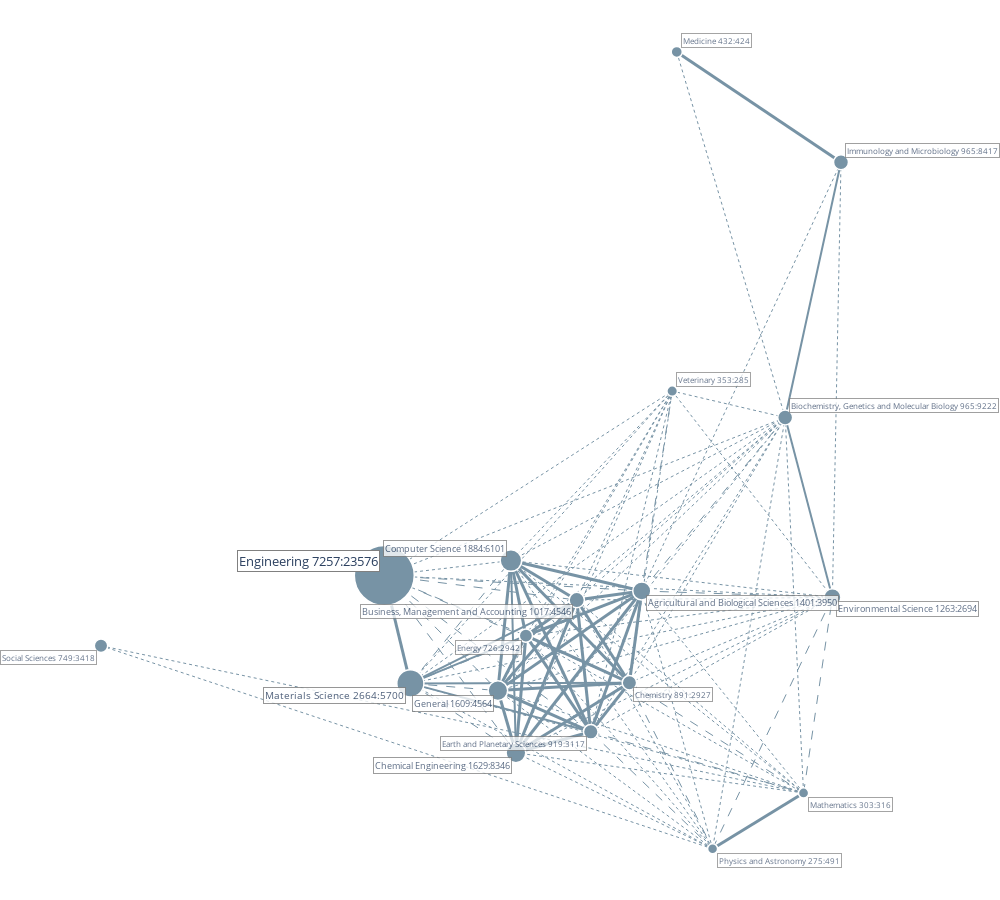

Notebook cell for this chart:
### Code cell
# grey colors: https://www.w3schools.com/colors/colors_shades.asp
from techminer2.packages.correlation.cross import NetworkMapPlot  # type: ignore

plot = (
    NetworkMapPlot()
    #
    # FIELD:
    .with_field("subject_areas")
    .having_terms_in_top(20)
    .having_terms_ordered_by("OCC")
    .having_term_occurrences_between(None, None)
    .having_term_citations_between(None, None)
    .having_terms_in(None)
    #
    # CROSS WITH:
    .with_other_field("raw_source_title")
    #
    .with_correlation_method("pearson")
    #
    # NETWORK:
    .using_spring_layout_k(0.7)
    .using_spring_layout_iterations(60)
    .using_spring_layout_seed(2)
    #
    .using_edge_colors(["#7793a5", "#7793a5", "#7793a5", "#7793a5"])
    .using_edge_similarity_threshold(0)
    .using_edge_top_n(None)
    .using_edge_widths([1, 1, 2, 3])
    #
    .using_node_colors(["#7793a5"])
    .using_node_size_range(10, 50)
    #
    .using_textfont_opacity_range(0.5, 1.0)
    .using_textfont_size_range(8, 13)
    #
    .using_xaxes_range(None, None)
    .using_yaxes_range(None, None)
    .using_axes_visible(False)
    #
    # DATABASE:
    .where_root_directory_is("../")
    .where_database_is("main")
    .where_record_years_range_is(None, None)
    .where_record_citations_range_is(None, None)
    .where_records_match(None)
    #
    .run()
).update_layout(width=1000, height=900)
plot.write_html("../reports/sec.4.2.corr_map.subject_areas.html")
plot

### Figure 1 — Plotly figure (JSON) as saved in the notebook; plotly's stock layout.template omitted (floating-point values rounded to 4 significant figures)
{"data": [{"hoverinfo": "none", "line": {"color": "#7793a5", "dash": "dash", "width": 1}, "mode": "lines", "type": "scatter", "x": [0.3655, 0.08998], "y": [0.3057, -0.02382]}, {"hoverinfo": "none", "line": {"color": "#7793a5", "dash": "dot", "width": 1}, "mode": "lines", "type": "scatter", "x": [0.3655, 0.1572], "y": [0.3057, 1]}, {"hoverinfo": "none", "line": {"color": "#7793a5", "dash": "dot", "width": 1}, "mode": "lines", "type": "scatter", "x": [0.3655, 0.1484], "y": [0.3057, 0.3558]}, {"hoverinfo": "none", "line": {"color": "#7793a5", "dash": "dot", "width": 1}, "mode": "lines", "type": "scatter", "x": [0.3655, -0.1326], "y": [0.3057, -0.1087]}, {"hoverinfo": "none", "line": {"color": "#7793a5", "dash": "dot", "width": 1}, "mode": "lines", "type": "scatter", "x": [0.3655, 0.06624], "y": [0.3057, -0.1981]}, {"hoverinfo": "none", "line": {"color": "#7793a5", "dash": "dot", "width": 1}, "mode": "lines", "type": "scatter", "x": [0.3655, -0.007978], "y": [0.3057, -0.2913]}, {"hoverinfo": "none", "line": {"color": "#7793a5", "dash": "dot", "width": 1}, "mode": "lines", "type": "scatter", "x": [0.3655, -0.03491], "y": [0.3057, -0.04103]}, {"hoverinfo": "none", "line": {"color": "#7793a5", "dash": "dot", "width": 1}, "mode": "lines", "type": "scatter", "x": [0.3655, -0.1864], "y": [0.3057, -0.2131]}, {"hoverinfo": "none", "line": {"color": "#7793a5", "dash": "dot", "width": 1}, "mode": "lines", "type": "scatter", "x": [0.3655, -0.1518], "y": [0.3057, -0.3312]}, {"hoverinfo": "none", "line": {"color": "#7793a5", "dash": "dot", "width": 1}, "mode": "lines", "type": "scatter", "x": [0.3655, -0.1613], "y": [0.3057, 0.03392]}, {"hoverinfo": "none", "line": {"color": "#7793a5", "dash": "dot", "width": 1}, "mode": "lines", "type": "scatter", "x": [0.3655, 0.226], "y": [0.3057, -0.5135]}, {"hoverinfo": "none", "line": {"color": "#7793a5", "dash": "dot", "width": 1}, "mode": "lines", "type": "scatter", "x": [0.3655, 0.4007], "y": [0.3057, -0.4075]}, {"hoverinfo": "none", "line": {"color": "#7793a5", "dash": "dot", "width": 1}, "mode": "lines", "type": "scatter", "x": [0.3655, -0.3545], "y": [0.3057, -0.1994]}, {"hoverinfo": "none", "line": {"color": "#7793a5", "dash": "dot", "width": 1}, "mode": "lines", "type": "scatter", "x": [0.3655, -0.4046], "y": [0.3057, 0.005549]}, {"hoverinfo": "none", "line": {"color": "#7793a5", "dash": "dot", "width": 1}, "mode": "lines", "type": "scatter", "x": [0.4727, 0.4561], "y": [0.7904, -0.03596]}, {"hoverinfo": "none", "line": {"color": "#7793a5", "dash": "dot", "width": 1}, "mode": "lines", "type": "scatter", "x": [0.4727, 0.08998], "y": [0.7904, -0.02382]}, {"hoverinfo": "none", "line": {"color": "#7793a5", "dash": "dash", "width": 1}, "mode": "lines", "type": "scatter", "x": [-0.007978, -0.4046], "y": [-0.2913, 0.005549]}, {"hoverinfo": "none", "line": {"color": "#7793a5", "dash": "dash", "width": 1}, "mode": "lines", "type": "scatter", "x": [-0.007978, 0.226], "y": [-0.2913, -0.5135]}, {"hoverinfo": "none", "line": {"color": "#7793a5", "dash": "dash", "width": 1}, "mode": "lines", "type": "scatter", "x": [-0.007978, 0.4007], "y": [-0.2913, -0.4075]}, {"hoverinfo": "none", "line": {"color": "#7793a5", "dash": "dot", "width": 1}, "mode": "lines", "type": "scatter", "x": [-0.007978, 0.4561], "y": [-0.2913, -0.03596]}, {"hoverinfo": "none", "line": {"color": "#7793a5", "dash": "dot", "width": 1}, "mode": "lines", "type": "scatter", "x": [-0.007978, 0.1484], "y": [-0.2913, 0.3558]}, {"hoverinfo": "none", "line": {"color": "#7793a5", "dash": "dash", "width": 1}, "mode": "lines", "type": "scatter", "x": [0.06624, -0.4046], "y": [-0.1981, 0.005549]}, {"hoverinfo": "none", "line": {"color": "#7793a5", "dash": "dash", "width": 1}, "mode": "lines", "type": "scatter", "x": [0.06624, 0.226], "y": [-0.1981, -0.5135]}, {"hoverinfo": "none", "line": {"color": "#7793a5", "dash": "dash", "width": 1}, "mode": "lines", "type": "scatter", "x": [0.06624, 0.4007], "y": [-0.1981, -0.4075]}, {"hoverinfo": "none", "line": {"color": "#7793a5", "dash": "dot", "width": 1}, "mode": "lines", "type": "scatter", "x": [0.06624, 0.4561], "y": [-0.1981, -0.03596]}, {"hoverinfo": "none", "line": {"color": "#7793a5", "dash": "dot", "width": 1}, "mode": "lines", "type": "scatter", "x": [0.06624, 0.1484], "y": [-0.1981, 0.3558]}, {"hoverinfo": "none", "line": {"color": "#7793a5", "dash": "dot", "width": 1}, "mode": "lines", "type": "scatter", "x": [-0.9487, 0.4007], "y": [-0.1279, -0.4075]}, {"hoverinfo": "none", "line": {"color": "#7793a5", "dash": "dot", "width": 1}, "mode": "lines", "type": "scatter", "x": [-0.9487, 0.226], "y": [-0.1279, -0.5135]}, {"hoverinfo": "none", "line": {"color": "#7793a5", "dash": "dash", "width": 1}, "mode": "lines", "type": "scatter", "x": [-0.1326, -0.4046], "y": [-0.1087, 0.005549]}, {"hoverinfo": "none", "line": {"color": "#7793a5", "dash": "dot", "width": 1}, "mode": "lines", "type": "scatter", "x": [-0.1326, 0.226], "y": [-0.1087, -0.5135]}, {"hoverinfo": "none", "line": {"color": "#7793a5", "dash": "dot", "width": 1}, "mode": "lines", "type": "scatter", "x": [-0.1326, 0.4007], "y": [-0.1087, -0.4075]}, {"hoverinfo": "none", "line": {"color": "#7793a5", "dash": "dot", "width": 1}, "mode": "lines", "type": "scatter", "x": [-0.1326, 0.1484], "y": [-0.1087, 0.3558]}, {"hoverinfo": "none", "line": {"color": "#7793a5", "dash": "dot", "width": 1}, "mode": "lines", "type": "scatter", "x": [-0.1326, 0.4561], "y": [-0.1087, -0.03596]}, {"hoverinfo": "none", "line": {"color": "#7793a5", "dash": "dash", "width": 1}, "mode": "lines", "type": "scatter", "x": [-0.4046, -0.03491], "y": [0.005549, -0.04103]}, {"hoverinfo": "none", "line": {"color": "#7793a5", "dash": "dash", "width": 1}, "mode": "lines", "type": "scatter", "x": [-0.4046, 0.08998], "y": [0.005549, -0.02382]}, {"hoverinfo": "none", "line": {"color": "#7793a5", "dash": "dash", "width": 1}, "mode": "lines", "type": "scatter", "x": [-0.4046, -0.1864], "y": [0.005549, -0.2131]}, {"hoverinfo": "none", "line": {"color": "#7793a5", "dash": "dash", "width": 1}, "mode": "lines", "type": "scatter", "x": [-0.4046, -0.1518], "y": [0.005549, -0.3312]}, {"hoverinfo": "none", "line": {"color": "#7793a5", "dash": "dot", "width": 1}, "mode": "lines", "type": "scatter", "x": [-0.4046, -0.1613], "y": [0.005549, 0.03392]}, {"hoverinfo": "none", "line": {"color": "#7793a5", "dash": "dot", "width": 1}, "mode": "lines", "type": "scatter", "x": [-0.4046, 0.4561], "y": [0.005549, -0.03596]}, {"hoverinfo": "none", "line": {"color": "#7793a5", "dash": "dot", "width": 1}, "mode": "lines", "type": "scatter", "x": [-0.4046, 0.1484], "y": [0.005549, 0.3558]}, {"hoverinfo": "none", "line": {"color": "#7793a5", "dash": "dash", "width": 1}, "mode": "lines", "type": "scatter", "x": [0.1484, 0.08998], "y": [0.3558, -0.02382]}, {"hoverinfo": "none", "line": {"color": "#7793a5", "dash": "dot", "width": 1}, "mode": "lines", "type": "scatter", "x": [0.1484, -0.03491], "y": [0.3558, -0.04103]}, {"hoverinfo": "none", "line": {"color": "#7793a5", "dash": "dot", "width": 1}, "mode": "lines", "type": "scatter", "x": [0.1484, -0.1864], "y": [0.3558, -0.2131]}, {"hoverinfo": "none", "line": {"color": "#7793a5", "dash": "dot", "width": 1}, "mode": "lines", "type": "scatter", "x": [0.1484, -0.1518], "y": [0.3558, -0.3312]}, {"hoverinfo": "none", "line": {"color": "#7793a5", "dash": "dot", "width": 1}, "mode": "lines", "type": "scatter", "x": [0.1484, -0.1613], "y": [0.3558, 0.03392]}, {"hoverinfo": "none", "line": {"color": "#7793a5", "dash": "dot", "width": 1}, "mode": "lines", "type": "scatter", "x": [0.1484, 0.4561], "y": [0.3558, -0.03596]}, {"hoverinfo": "none", "line": {"color": "#7793a5", "dash": "dot", "width": 1}, "mode": "lines", "type": "scatter", "x": [0.1484, -0.3545], "y": [0.3558, -0.1994]}, {"hoverinfo": "none", "line": {"color": "#7793a5", "dash": "dash", "width": 1}, "mode": "lines", "type": "scatter", "x": [0.4007, 0.4561], "y": [-0.4075, -0.03596]}, {"hoverinfo": "none", "line": {"color": "#7793a5", "dash": "dot", "width": 1}, "mode": "lines", "type": "scatter", "x": [0.4007, 0.08998], "y": [-0.4075, -0.02382]}, {"hoverinfo": "none", "line": {"color": "#7793a5", "dash": "dot", "width": 1}, "mode": "lines", "type": "scatter", "x": [0.4007, -0.03491], "y": [-0.4075, -0.04103]}, {"hoverinfo": "none", "line": {"color": "#7793a5", "dash": "dot", "width": 1}, "mode": "lines", "type": "scatter", "x": [0.4007, -0.1864], "y": [-0.4075, -0.2131]}, {"hoverinfo": "none", "line": {"color": "#7793a5", "dash": "dot", "width": 1}, "mode": "lines", "type": "scatter", "x": [0.4007, -0.1518], "y": [-0.4075, -0.3312]}, {"hoverinfo": "none", "line": {"color": "#7793a5", "dash": "dot", "width": 1}, "mode": "lines", "type": "scatter", "x": [0.4007, -0.1613], "y": [-0.4075, 0.03392]}, {"hoverinfo": "none", "line": {"color": "#7793a5", "dash": "dot", "width": 1}, "mode": "lines", "type": "scatter", "x": [0.4007, -0.3545], "y": [-0.4075, -0.1994]}, {"hoverinfo": "none", "line": {"color": "#7793a5", "dash": "dash", "width": 1}, "mode": "lines", "type": "scatter", "x": [0.226, 0.4561], "y": [-0.5135, -0.03596]}, {"hoverinfo": "none", "line": {"color": "#7793a5", "dash": "dot", "width": 1}, "mode": "lines", "type": "scatter", "x": [0.226, 0.08998], "y": [-0.5135, -0.02382]}, {"hoverinfo": "none", "line": {"color": "#7793a5", "dash": "dot", "width": 1}, "mode": "lines", "type": "scatter", "x": [0.226, -0.03491], "y": [-0.5135, -0.04103]}, {"hoverinfo": "none", "line": {"color": "#7793a5", "dash": "dot", "width": 1}, "mode": "lines", "type": "scatter", "x": [0.226, -0.1864], "y": [-0.5135, -0.2131]}, {"hoverinfo": "none", "line": {"color": "#7793a5", "dash": "dot", "width": 1}, "mode": "lines", "type": "scatter", "x": [0.226, -0.1518], "y": [-0.5135, -0.3312]}, {"hoverinfo": "none", "line": {"color": "#7793a5", "dash": "dot", "width": 1}, "mode": "lines", "type": "scatter", "x": [0.226, -0.1613], "y": [-0.5135, 0.03392]}, {"hoverinfo": "none", "line": {"color": "#7793a5", "dash": "dot", "width": 1}, "mode": "lines", "type": "scatter", "x": [0.226, -0.3545], "y": [-0.5135, -0.1994]}, {"hoverinfo": "none", "line": {"color": "#7793a5", "dash": "dash", "width": 1}, "mode": "lines", "type": "scatter", "x": [-0.3545, 0.08998], "y": [-0.1994, -0.02382]}, {"hoverinfo": "none", "line": {"color": "#7793a5", "dash": "dash", "width": 1}, "mode": "lines", "type": "scatter", "x": [-0.3545, -0.1864], "y": [-0.1994, -0.2131]}, {"hoverinfo": "none", "line": {"color": "#7793a5", "dash": "dash", "width": 1}, "mode": "lines", "type": "scatter", "x": [-0.3545, -0.1518], "y": [-0.1994, -0.3312]}, {"hoverinfo": "none", "line": {"color": "#7793a5", "dash": "dash", "width": 1}, "mode": "lines", "type": "scatter", "x": [-0.3545, -0.1613], "y": [-0.1994, 0.03392]}, {"hoverinfo": "none", "line": {"color": "#7793a5", "dash": "dot", "width": 1}, "mode": "lines", "type": "scatter", "x": [-0.3545, 0.4561], "y": [-0.1994, -0.03596]}, {"hoverinfo": "none", "line": {"color": "#7793a5", "dash": "dot", "width": 1}, "mode": "lines", "type": "scatter", "x": [-0.1613, 0.4561], "y": [0.03392, -0.03596]}, {"hoverinfo": "none", "line": {"color": "#7793a5", "dash": "dot", "width": 1}, "mode": "lines", "type": "scatter", "x": [-0.1518, 0.4561], "y": [-0.3312, -0.03596]}, {"hoverinfo": "none", "line": {"color": "#7793a5", "dash": "dot", "width": 1}, "mode": "lines", "type": "scatter", "x": [-0.1864, 0.4561], "y": [-0.2131, -0.03596]}, {"hoverinfo": "none", "line": {"color": "#7793a5", "dash": "dash", "width": 1}, "mode": "lines", "type": "scatter", "x": [0.08998, 0.4561], "y": [-0.02382, -0.03596]}, {"hoverinfo": "none", "line": {"color": "#7793a5", "dash": "dot", "width": 1}, "mode": "lines", "type": "scatter", "x": [0.4561, -0.03491], "y": [-0.03596, -0.04103]}, {"hoverinfo": "none", "line": {"color": "#7793a5", "dash": "solid", "width": 2}, "mode": "lines", "type": "scatter", "x": [0.3655, 0.4727], "y": [0.3057, 0.7904]}, {"hoverinfo": "none", "line": {"color": "#7793a5", "dash": "solid", "width": 2}, "mode": "lines", "type": "scatter", "x": [0.3655, 0.4561], "y": [0.3057, -0.03596]}, {"hoverinfo": "none", "line": {"color": "#7793a5", "dash": "solid", "width": 2}, "mode": "lines", "type": "scatter", "x": [-0.007978, -0.3545], "y": [-0.2913, -0.1994]}, {"hoverinfo": "none", "line": {"color": "#7793a5", "dash": "solid", "width": 2}, "mode": "lines", "type": "scatter", "x": [0.06624, -0.3545], "y": [-0.1981, -0.1994]}, {"hoverinfo": "none", "line": {"color": "#7793a5", "dash": "solid", "width": 2}, "mode": "lines", "type": "scatter", "x": [-0.1326, -0.3545], "y": [-0.1087, -0.1994]}, {"hoverinfo": "none", "line": {"color": "#7793a5", "dash": "solid", "width": 2}, "mode": "lines", "type": "scatter", "x": [-0.3545, -0.03491], "y": [-0.1994, -0.04103]}, {"hoverinfo": "none", "line": {"color": "#7793a5", "dash": "solid", "width": 2}, "mode": "lines", "type": "scatter", "x": [-0.1613, -0.1518], "y": [0.03392, -0.3312]}, {"hoverinfo": "none", "line": {"color": "#7793a5", "dash": "solid", "width": 3}, "mode": "lines", "type": "scatter", "x": [0.4727, 0.1572], "y": [0.7904, 1]}, {"hoverinfo": "none", "line": {"color": "#7793a5", "dash": "solid", "width": 3}, "mode": "lines", "type": "scatter", "x": [-0.007978, 0.06624], "y": [-0.2913, -0.1981]}, {"hoverinfo": "none", "line": {"color": "#7793a5", "dash": "solid", "width": 3}, "mode": "lines", "type": "scatter", "x": [-0.007978, -0.1326], "y": [-0.2913, -0.1087]}, {"hoverinfo": "none", "line": {"color": "#7793a5", "dash": "solid", "width": 3}, "mode": "lines", "type": "scatter", "x": [-0.007978, -0.03491], "y": [-0.2913, -0.04103]}, {"hoverinfo": "none", "line": {"color": "#7793a5", "dash": "solid", "width": 3}, "mode": "lines", "type": "scatter", "x": [-0.007978, -0.1864], "y": [-0.2913, -0.2131]}, {"hoverinfo": "none", "line": {"color": "#7793a5", "dash": "solid", "width": 3}, "mode": "lines", "type": "scatter", "x": [-0.007978, 0.08998], "y": [-0.2913, -0.02382]}, {"hoverinfo": "none", "line": {"color": "#7793a5", "dash": "solid", "width": 3}, "mode": "lines", "type": "scatter", "x": [-0.007978, -0.1518], "y": [-0.2913, -0.3312]}, {"hoverinfo": "none", "line": {"color": "#7793a5", "dash": "solid", "width": 3}, "mode": "lines", "type": "scatter", "x": [-0.007978, -0.1613], "y": [-0.2913, 0.03392]}, {"hoverinfo": "none", "line": {"color": "#7793a5", "dash": "solid", "width": 3}, "mode": "lines", "type": "scatter", "x": [0.06624, -0.1326], "y": [-0.1981, -0.1087]}, {"hoverinfo": "none", "line": {"color": "#7793a5", "dash": "solid", "width": 3}, "mode": "lines", "type": "scatter", "x": [0.06624, -0.03491], "y": [-0.1981, -0.04103]}, {"hoverinfo": "none", "line": {"color": "#7793a5", "dash": "solid", "width": 3}, "mode": "lines", "type": "scatter", "x": [0.06624, -0.1864], "y": [-0.1981, -0.2131]}, {"hoverinfo": "none", "line": {"color": "#7793a5", "dash": "solid", "width": 3}, "mode": "lines", "type": "scatter", "x": [0.06624, 0.08998], "y": [-0.1981, -0.02382]}, {"hoverinfo": "none", "line": {"color": "#7793a5", "dash": "solid", "width": 3}, "mode": "lines", "type": "scatter", "x": [0.06624, -0.1518], "y": [-0.1981, -0.3312]}, {"hoverinfo": "none", "line": {"color": "#7793a5", "dash": "solid", "width": 3}, "mode": "lines", "type": "scatter", "x": [0.06624, -0.1613], "y": [-0.1981, 0.03392]}, {"hoverinfo": "none", "line": {"color": "#7793a5", "dash": "solid", "width": 3}, "mode": "lines", "type": "scatter", "x": [-0.1326, -0.03491], "y": [-0.1087, -0.04103]}, {"hoverinfo": "none", "line": {"color": "#7793a5", "dash": "solid", "width": 3}, "mode": "lines", "type": "scatter", "x": [-0.1326, -0.1864], "y": [-0.1087, -0.2131]}, {"hoverinfo": "none", "line": {"color": "#7793a5", "dash": "solid", "width": 3}, "mode": "lines", "type": "scatter", "x": [-0.1326, 0.08998], "y": [-0.1087, -0.02382]}, {"hoverinfo": "none", "line": {"color": "#7793a5", "dash": "solid", "width": 3}, "mode": "lines", "type": "scatter", "x": [-0.1326, -0.1518], "y": [-0.1087, -0.3312]}, {"hoverinfo": "none", "line": {"color": "#7793a5", "dash": "solid", "width": 3}, "mode": "lines", "type": "scatter", "x": [-0.1326, -0.1613], "y": [-0.1087, 0.03392]}, {"hoverinfo": "none", "line": {"color": "#7793a5", "dash": "solid", "width": 3}, "mode": "lines", "type": "scatter", "x": [-0.4046, -0.3545], "y": [0.005549, -0.1994]}, {"hoverinfo": "none", "line": {"color": "#7793a5", "dash": "solid", "width": 3}, "mode": "lines", "type": "scatter", "x": [0.4007, 0.226], "y": [-0.4075, -0.5135]}, {"hoverinfo": "none", "line": {"color": "#7793a5", "dash": "solid", "width": 3}, "mode": "lines", "type": "scatter", "x": [-0.1613, -0.03491], "y": [0.03392, -0.04103]}, {"hoverinfo": "none", "line": {"color": "#7793a5", "dash": "solid", "width": 3}, "mode": "lines", "type": "scatter", "x": [-0.1613, -0.1864], "y": [0.03392, -0.2131]}, {"hoverinfo": "none", "line": {"color": "#7793a5", "dash": "solid", "width": 3}, "mode": "lines", "type": "scatter", "x": [-0.1613, 0.08998], "y": [0.03392, -0.02382]}, {"hoverinfo": "none", "line": {"color": "#7793a5", "dash": "solid", "width": 3}, "mode": "lines", "type": "scatter", "x": [-0.1518, -0.03491], "y": [-0.3312, -0.04103]}, {"hoverinfo": "none", "line": {"color": "#7793a5", "dash": "solid", "width": 3}, "mode": "lines", "type": "scatter", "x": [-0.1518, -0.1864], "y": [-0.3312, -0.2131]}, {"hoverinfo": "none", "line": {"color": "#7793a5", "dash": "solid", "width": 3}, "mode": "lines", "type": "scatter", "x": [-0.1518, 0.08998], "y": [-0.3312, -0.02382]}, {"hoverinfo": "none", "line": {"color": "#7793a5", "dash": "solid", "width": 3}, "mode": "lines", "type": "scatter", "x": [-0.1864, -0.03491], "y": [-0.2131, -0.04103]}, {"hoverinfo": "none", "line": {"color": "#7793a5", "dash": "solid", "width": 3}, "mode": "lines", "type": "scatter", "x": [-0.1864, 0.08998], "y": [-0.2131, -0.02382]}, {"hoverinfo": "none", "line": {"color": "#7793a5", "dash": "solid", "width": 3}, "mode": "lines", "type": "scatter", "x": [0.08998, -0.03491], "y": [-0.02382, -0.04103]}, {"hoverinfo": "text", "marker": {"color": ["#7793a5", "#7793a5", "#7793a5", "#7793a5", "#7793a5", "#7793a5", "#7793a5", "#7793a5", "#7793a5", "#7793a5", "#7793a5", "#7793a5", "#7793a5", "#7793a5", "#7793a5", "#7793a5", "#7793a5", "#7793a5"], "line": {"color": "white", "width": 1.5}, "opacity": 1, "size": [14.94, 14.94, 14.61, 14.41, 13.39, 13.23, 60, 11.12, 10.56, 10.2, 10, 27.11, 21.52, 19.7, 19.55, 18.06, 17.08, 15.31]}, "mode": "markers", "text": ["Biochemistry, Genetics and Molecular Biology 965:9222", "Immunology and Microbiology 965:8417", "Earth and Planetary Sciences 919:3117", "Chemistry 891:2927", "Social Sciences 749:3418", "Energy 726:2942", "Engineering 7257:23576", "Medicine 432:424", "Veterinary 353:285", "Mathematics 303:316", "Physics and Astronomy 275:491", "Materials Science 2664:5700", "Computer Science 1884:6101", "Chemical Engineering 1629:8346", "General 1609:4564", "Agricultural and Biological Sciences 1401:3950", "Environmental Science 1263:2694", "Business, Management and Accounting 1017:4546"], "type": "scatter", "x": [0.3655, 0.4727, -0.007978, 0.06624, -0.9487, -0.1326, -0.4046, 0.1572, 0.1484, 0.4007, 0.226, -0.3545, -0.1613, -0.1518, -0.1864, 0.08998, 0.4561, -0.03491], "y": [0.3057, 0.7904, -0.2913, -0.1981, -0.1279, -0.1087, 0.005549, 1, 0.3558, -0.4075, -0.5135, -0.1994, 0.03392, -0.3312, -0.2131, -0.02382, -0.03596, -0.04103]}], "layout": {"annotations": [{"align": "left", "font": {"size": 10}, "showarrow": false, "text": "", "x": 0.005, "xref": "paper", "y": -0.002, "yref": "paper"}, {"bgcolor": "white", "bordercolor": "grey", "font": {"size": 8.531}, "opacity": 0.7437, "showarrow": false, "text": "Business, Management and Accounting 1017:4546", "x": -0.03491, "xanchor": "right", "xshift": -4, "y": -0.04103, "yanchor": "top", "yshift": -4}, {"bgcolor": "white", "bordercolor": "grey", "font": {"size": 8.708}, "opacity": 0.7555, "showarrow": false, "text": "Environmental Science 1263:2694", "x": 0.4561, "xanchor": "left", "xshift": 4, "y": -0.03596, "yanchor": "top", "yshift": -4}, {"bgcolor": "white", "bordercolor": "grey", "font": {"size": 8.806}, "opacity": 0.762, "showarrow": false, "text": "Agricultural and Biological Sciences 1401:3950", "x": 0.08998, "xanchor": "left", "xshift": 4, "y": -0.02382, "yanchor": "top", "yshift": -4}, {"bgcolor": "white", "bordercolor": "grey", "font": {"size": 8.955}, "opacity": 0.7717, "showarrow": false, "text": "General 1609:4564", "x": -0.1864, "xanchor": "right", "xshift": -4, "y": -0.2131, "yanchor": "top", "yshift": -4}, {"bgcolor": "white", "bordercolor": "grey", "font": {"size": 8.97}, "opacity": 0.7726, "showarrow": false, "text": "Chemical Engineering 1629:8346", "x": -0.1518, "xanchor": "right", "xshift": -4, "y": -0.3312, "yanchor": "top", "yshift": -4}, {"bgcolor": "white", "bordercolor": "grey", "font": {"size": 9.152}, "opacity": 0.7844, "showarrow": false, "text": "Computer Science 1884:6101", "x": -0.1613, "xanchor": "right", "xshift": -4, "y": 0.03392, "yanchor": "bottom", "yshift": 4}, {"bgcolor": "white", "bordercolor": "grey", "font": {"size": 9.711}, "opacity": 0.8192, "showarrow": false, "text": "Materials Science 2664:5700", "x": -0.3545, "xanchor": "right", "xshift": -4, "y": -0.1994, "yanchor": "top", "yshift": -4}, {"bgcolor": "white", "bordercolor": "grey", "font": {"size": 8}, "opacity": 0.7071, "showarrow": false, "text": "Physics and Astronomy 275:491", "x": 0.226, "xanchor": "left", "xshift": 4, "y": -0.5135, "yanchor": "top", "yshift": -4}, {"bgcolor": "white", "bordercolor": "grey", "font": {"size": 8.02}, "opacity": 0.7085, "showarrow": false, "text": "Mathematics 303:316", "x": 0.4007, "xanchor": "left", "xshift": 4, "y": -0.4075, "yanchor": "top", "yshift": -4}, {"bgcolor": "white", "bordercolor": "grey", "font": {"size": 8.056}, "opacity": 0.711, "showarrow": false, "text": "Veterinary 353:285", "x": 0.1484, "xanchor": "left", "xshift": 4, "y": 0.3558, "yanchor": "bottom", "yshift": 4}, {"bgcolor": "white", "bordercolor": "grey", "font": {"size": 8.112}, "opacity": 0.715, "showarrow": false, "text": "Medicine 432:424", "x": 0.1572, "xanchor": "left", "xshift": 4, "y": 1, "yanchor": "bottom", "yshift": 4}, {"bgcolor": "white", "bordercolor": "grey", "font": {"size": 13}, "opacity": 1, "showarrow": false, "text": "Engineering 7257:23576", "x": -0.4046, "xanchor": "right", "xshift": -4, "y": 0.005549, "yanchor": "bottom", "yshift": 4}, {"bgcolor": "white", "bordercolor": "grey", "font": {"size": 8.323}, "opacity": 0.7296, "showarrow": false, "text": "Energy 726:2942", "x": -0.1326, "xanchor": "right", "xshift": -4, "y": -0.1087, "yanchor": "top", "yshift": -4}, {"bgcolor": "white", "bordercolor": "grey", "font": {"size": 8.339}, "opacity": 0.7307, "showarrow": false, "text": "Social Sciences 749:3418", "x": -0.9487, "xanchor": "right", "xshift": -4, "y": -0.1279, "yanchor": "top", "yshift": -4}, {"bgcolor": "white", "bordercolor": "grey", "font": {"size": 8.441}, "opacity": 0.7376, "showarrow": false, "text": "Chemistry 891:2927", "x": 0.06624, "xanchor": "left", "xshift": 4, "y": -0.1981, "yanchor": "top", "yshift": -4}, {"bgcolor": "white", "bordercolor": "grey", "font": {"size": 8.461}, "opacity": 0.739, "showarrow": false, "text": "Earth and Planetary Sciences 919:3117", "x": -0.007978, "xanchor": "right", "xshift": -4, "y": -0.2913, "yanchor": "top", "yshift": -4}, {"bgcolor": "white", "bordercolor": "grey", "font": {"size": 8.494}, "opacity": 0.7412, "showarrow": false, "text": "Immunology and Microbiology 965:8417", "x": 0.4727, "xanchor": "left", "xshift": 4, "y": 0.7904, "yanchor": "bottom", "yshift": 4}, {"bgcolor": "white", "bordercolor": "grey", "font": {"size": 8.494}, "opacity": 0.7412, "showarrow": false, "text": "Biochemistry, Genetics and Molecular Biology 965:9222", "x": 0.3655, "xanchor": "left", "xshift": 4, "y": 0.3057, "yanchor": "bottom", "yshift": 4}], "font": {"size": 16}, "height": 900, "hoverlabel": {"bgcolor": "white", "font": {"family": "monospace"}}, "hovermode": "closest", "margin": {"b": 0, "l": 0, "r": 0, "t": 0}, "paper_bgcolor": "white", "plot_bgcolor": "white", "showlegend": false, "title": {"text": ""}, "width": 1000, "xaxis": {"range": [null, null], "showgrid": false, "showticklabels": false, "zeroline": false}, "yaxis": {"range": [null, null], "showgrid": false, "showticklabels": false, "zeroline": false}}}
